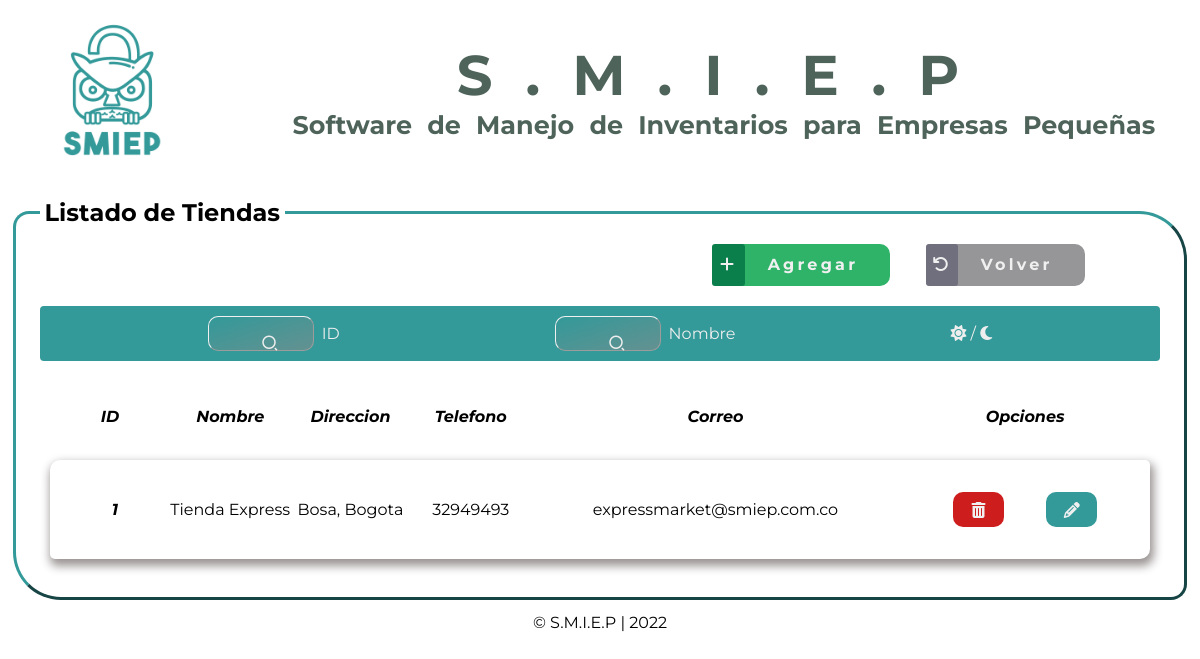
Page /view/tienda/mostrarTi.php (signed in) on the committed database.
### tables this page shows
CREATE TABLE `tienda` (
  `id_ti` int(100) NOT NULL COMMENT 'Identificador de la tienda',
  `nombreTienda` varchar(50) NOT NULL COMMENT 'Nombre de la tienda en la que está',
  `direccionTi` varchar(100) NOT NULL COMMENT 'Ubicación de la tienda',
  `telTi` bigint NOT NULL COMMENT 'Número telefónico de la tienda',
  `emailTi` varchar(50) NOT NULL COMMENT 'Correo de la tienda',
  PRIMARY KEY (`id_ti`),
  UNIQUE KEY `direccionTi` (`direccionTi`)
);

### model/conexion1.php (called while the page is built, shortened)
<?php
class Db
{
	private static $conexion = NULL;
	public static function conectar()
	{
		$pdo_options[PDO::ATTR_ERRMODE] = PDO::ERRMODE_EXCEPTION;
		self::$conexion = new PDO('mysql:host=us-cdbr-east-05.cleardb.net; dbname=heroku_619553700a45b98', 'bcc4441154c3a9', 'b4a4c01d', $pdo_options);
		return self::$conexion;
	}
}

### model/tiendaCrud_Mdl.php (called while the page is built, shortened)
<?php
require_once('conexion1.php');
class CrudTienda
{
	private $db;
	public function __construct()
	{
		$this->db=Db::conectar();
	}
	public function mostrar()
	{
		$listaTienda = [];
		$select = $this->db->query('SELECT * FROM tienda');
		foreach ($select->fetchAll() as $Tienda)
		{
			$myTienda = new Tienda();
			$myTienda->setId_ti($Tienda['id_ti']);
			$myTienda->setNombreTienda($Tienda['nombreTienda']);
			$myTienda->setDireccionTi($Tienda['direccionTi']);
			$myTienda->setTelTi($Tienda['telTi']);
			$myTienda->setEmailTi($Tienda['emailTi']);
			$listaTienda[] = $myTienda;
		}
		return $listaTienda;
	}
}
?>

### model/tiendaMdl.php (called while the page is built, shortened)
<?php
class Tienda
{
	private $id_ti;
	private $nombreTienda;
	private $direccionTi;
	private $telTi;
	private $emailTi;
	public function getId_ti()
	{
		return $this->id_ti;
	}
	public function setId_ti($id_ti)
	{
		$this->id_ti = $id_ti;
	}
	public function getNombreTienda()
	{
		return $this->nombreTienda;
	}
	public function setNombreTienda($nombreTienda)
	{
		$this->nombreTienda = $nombreTienda;
	}
	public function getDireccionTi()
	{
		return $this->direccionTi;
	}
	public function setDireccionTi($direccionTi)
	{
		$this->direccionTi = $direccionTi;
	}
	public function getTelTi()
	{
		return $this->telTi;
	}
	public function setTelTi($telTi)
	{
		$this->telTi = $telTi;
	}
	public function getEmailTi()
	{
		return $this->emailTi;
	}
	public function setEmailTi($emailTi)
	{
		$this->emailTi = $emailTi;
	}
}
?>

### view/tienda/mostrarTi.php (the view, shortened to what this page needs)
<?php
if ($_SESSION['email'] == null or $_SESSION["userName"] == null or
$_SESSION["pass"] == null)
{
	header("location:../../index.php");
}
else
{
	require_once('../../model/tiendaCrud_Mdl.php');
	require_once('../../model/tiendaMdl.php');
	$crud = new CrudTienda();
	$listaTienda = $crud->mostrar();
?>
<!DOCTYPE html>
<html lang="es">
<head>
    <link rel="stylesheet" href="../../public/css/mostarAll.css">
    <link href="https://cdn.jsdelivr.net/npm/remixicon@2.5.0/fonts/remixicon.css" rel="stylesheet">
    <link rel="stylesheet" href="https://cdnjs.cloudflare.com/ajax/libs/font-awesome/6.1.1/css/all.min.css"
 />
</head>
<body>
<header>
    </header>
    <section class="contentList">
        <fieldset>
        <legend>Listado de Tiendas</legend>
        <div class="btnMos">
                <a href='ingresar.php' class="add"><span><i class="fa-solid fa-plus"></i></span>Agregar</a>
                <a href='../inicio/menu.php' class="back"><span><i
                            class="fa-solid fa-arrow-rotate-left"></i></span>Volver</a>
        </div>
        <div class="searchNav">
            <div class="buscarOne">
                <button type="button" class="searchBtn">
                    <i class="ri-search-2-line"></i>
                </button>
            </div>
            <span class="labelsito">
                <label for="filtrar-tabla1">ID</label>
            </span>
            <div class="buscarTwo">
                    <button type="button" class="searchBtn">
                        <i class="ri-search-2-line"></i>
                    </button>
                </div>
                <span class="labelsito">
                    <label for="filtrar-tabla2">Nombre</label>
                </span>
            <div class="darkMode">
                <a id="mod" class="mod" onclick="cambiarModo()">
                    <span id="id-moon" class="btn-mode moon">
                        <i class="fas fa-sun"></i>
                    </span>/
                    <span id="id-sun" class="btn-mode sun active">
                        <i class="fas fa-moon"></i>
                    </span>
                </a>
            </div>
        </div>
        <div class="listElements">
            <table>
                <thead>
                    <tr class="titleTable">
                        <th>ID</th>
                        <th>Nombre</th>
                        <th>Direccion</th>
                        <th>Telefono</th>
                        <th>Correo</th>
                        <th class="opcTitle">Opciones</th>
                    </tr>
                </thead>
                <tbody class="contentTable">
                <?php foreach ($listaTienda as $Tienda) {?>
                <tr class="row">
                    <td class="idTienda id">
						<?php echo $Tienda->getId_ti() ?>
                    </td>
                    <td class="nombTienda">
                        <?php echo $Tienda->getNombreTienda() ?>
                    </td>
                    <td class="direccion">
                        <?php echo $Tienda->getDireccionTi() ?>
                    </td>
                    <td class="numTienda">
                        <?php echo $Tienda->getTelTi() ?>
                    </td>
                    <td class="emailTienda">
                        <?php echo $Tienda->getEmailTi() ?>
                    </td>
                    <td class="btnOpt">
                        <a class="delete btnOptDel" type="submit"
                        href="../../controller/tiendaCtrl.php?id_ti=<?php echo $Tienda->getId_ti()?>&accion=e">
                            <i class="fa-solid fa-trash-can"></i>
                        </a>
                        <a class="update btnOptUpd" type="submit"
                        href="actualizar.php?id_ti=<?php echo $Tienda->getId_ti()?>&accion=a">
                                <i class="fa-solid fa-pencil"></i>
                        </a>
                    </td>
                </tr>
                <?php }?>
                </tbody>
            </table>
        </div>
        </fieldset>
    </section>
    <footer>
    </footer>
</body>
</html>
<?php
}?>

### public/css/tablas.css (style rules this page uses)
table { width: 100%; padding: 0 10px 0 10px; border-collapse: separate; border-spacing: 0 0.9rem; }
th { width: 5rem; padding: 2rem 0 20px 0; font-family: "Montserrat-BoldItalic"; }
.titleTable { text-align: center; }
.row { text-align: center; border-radius: var(--radiousBtn) 5px; -webkit-box-shadow: 2px 5px 10px 2px var(--shadowColorSoft); -moz-box-shadow: 2px 5px 10px 2px var(--shadowColorSoft); box-shadow: 2px 5px 10px 2px var(--shadowColorSoft); }
.id { font-family: "Montserrat-BoldItalic"; padding-left: 10px; }
td.btnOpt { padding: 2rem; }

### public/css/searchBar.css (style rules this page uses)
.searchNav { position: sticky; top: 0; max-width: 100%; max-height: max-content; display: flex; flex-direction: row; align-items: center; justify-content: space-around; flex-wrap: wrap; padding: 10px 15%; color: #eee; background-color: var(--colorSMIEP); border-radius: 4px; margin-top: 2rem; }
.searchNav .buscarOne, .searchNav .buscarTwo, .searchNav .buscarThree { display: flex; flex-direction: row; align-items: center; padding: 5px 20px; border: .5px outset var(--bgColor); background: linear-gradient(to bottom right, var(--colorSMIEP), #649191); border-radius: 10px; margin-right: .5rem; }
.searchNav .buscarOne :is(input, button), .searchNav .buscarTwo :is(input, button), .searchNav .buscarThree :is(input, button) { color: inherit; border: none; background: transparent; outline: none; }
.searchNav .buscarOne .searchBtn, .searchNav .buscarTwo .searchBtn, .searchNav .buscarThree .searchBtn { width: 1.3rem; height: 1.3rem; display: grid; place-items: center; cursor: pointer; }
::placeholder { color: inherit; }
.labelsito { margin: auto auto auto -.01rem; }

### public/css/mostrar.css (style rules this page uses)
section { padding: .8rem; }
.contentList fieldset { padding: 1.5rem; border: 3px outset var(--colorSMIEP); border-radius: 1rem 3rem; }
.contentList fieldset legend { border-radius: 10px 10px; font-family: "Montserrat-Bold"; padding: 0.3rem; font-size: 24px; }
div .btnOpt { display: flex; align-items: center; justify-content: space-around; flex-wrap: nowrap; }
div .btnOptDel { border-radius: var(--radiousBtn); height: 1rem; width: 2rem; background-color: var(--btnDel); text-align: center; padding: 0.6rem; }
div .btnOptUpd { border-radius: var(--radiousBtn); height: 1rem; width: 2rem; background-color: var(--colorSMIEP); text-align: center; padding: 0.6rem; }
div .btnOpt a i { color: var(--bgColor); width: 100%; height: 100%; }

### public/css/plantillas/header1.css (style rules this page uses)
* { margin: 0; padding: 0; font-family: "Montserrat"; }
.header_superior { display: flex; flex-direction: row; align-items: center; justify-content: space-between; }
span.logo { margin: 1rem 0 0 2rem; max-width: max-content; }
.logo_imagen { width: 10rem; height: 10rem; }
.contenedor { max-width: max-content; color: #4e635a; }
.titulito { word-spacing: 0.5rem; margin-right: 2rem; text-align: center; font-size: 1.36rem; }
.title { font-family: "Montserrat-Bold"; letter-spacing: 2rem; text-transform: capitalize; font-size: 3.5rem; }

### public/css/plantillas/footer.css (style rules this page uses)
.footer { width: 100%; text-align: center; bottom: 0; margin-bottom: 20px; }

### public/css/plantillas/btns.css (style rules this page uses)
.btnMos a { position: relative; left: 60%; text-decoration: none; font-family: "Montserrat-Bold"; color: var(--bgColor); padding: var(--paddingBtn); padding-left: 0; letter-spacing: 0.2rem; border-radius: var(--radiousBtn); }
.btnMos .add { background-color: var(--submitBtn); margin-right: 2rem; }
.btnMos .add span { background-color: var(--submitBtnHovs); border-radius: 3px; padding: 0.7rem 0.5rem; margin-right: 2%; }
.btnMos .back { background-color: var(--backBtn); }
.btnMos .back span { background-color: var(--backBtnHovs); border-radius: 3px; padding: 0.7rem 0.4rem; margin-right: 2%; }
div .btnOpt { display: flex; align-items: center; justify-content: space-around; flex-wrap: nowrap; }
div .btnOptDel { border-radius: var(--radiousBtn); height: 1rem; width: 2rem; background-color: var(--btnDel); text-align: center; padding: 0.6rem; }
div .btnOptUpd { border-radius: var(--radiousBtn); height: 1rem; width: 2rem; background-color: var(--colorSMIEP); text-align: center; padding: 0.6rem; }
div .btnOpt a i { color: var(--bgColor); width: 100%; height: 100%; }
button { padding: var(--paddingBtn); display: block; margin: auto; font-family: "Montserrat-Bold"; color: var(--bgColor); font-size: 18px; letter-spacing: 0.17rem; background-color: var(--colorSMIEP); border: transparent; border-radius: 10px; }

### rows in the picture
tienda: id_ti "1", nombreTienda "Tienda Express", direccionTi "Bosa, Bogota", telTi "32949493", emailTi "expressmarket@smiep.com.co"
